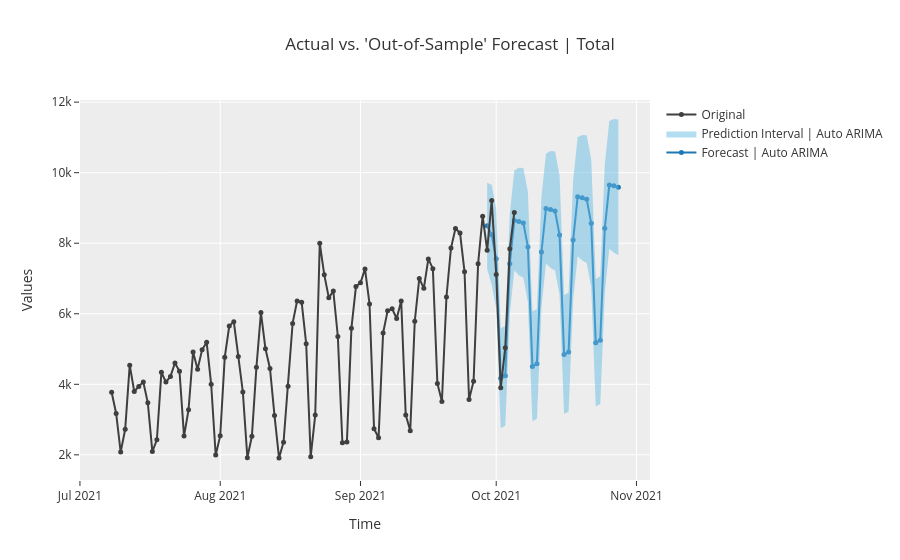

Notebook code cell kept with this figure:
### Markdown cell above
Forecast in unknown future

### Code cell
plot_model(best, plot = "forecast", data_kwargs = {"fh":30})
